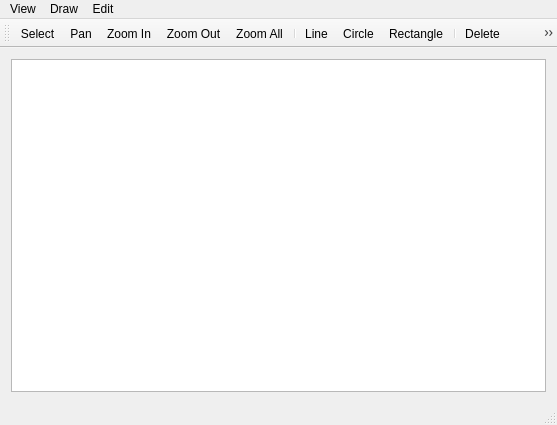
<?xml version="1.0" encoding="UTF-8"?>
<ui version="4.0">
 <class>MainWindow</class>
 <widget class="QMainWindow" name="MainWindow">
  <property name="geometry">
   <rect>
    <x>0</x>
    <y>0</y>
    <width>557</width>
    <height>425</height>
   </rect>
  </property>
  <property name="windowTitle">
   <string>MainWindow</string>
  </property>
  <widget class="QWidget" name="centralWidget">
   <property name="enabled">
    <bool>true</bool>
   </property>
   <property name="sizePolicy">
    <sizepolicy hsizetype="Expanding" vsizetype="Expanding">
     <horstretch>0</horstretch>
     <verstretch>0</verstretch>
    </sizepolicy>
   </property>
   <layout class="QHBoxLayout" name="horizontalLayout">
    <item>
     <widget class="QGraphicsView" name="graphicsView"/>
    </item>
   </layout>
  </widget>
  <widget class="QMenuBar" name="menuBar">
   <property name="geometry">
    <rect>
     <x>0</x>
     <y>0</y>
     <width>557</width>
     <height>22</height>
    </rect>
   </property>
   <widget class="QMenu" name="menuDraw">
    <property name="title">
     <string>Draw</string>
    </property>
    <addaction name="actionLine"/>
    <addaction name="actionRectangle"/>
    <addaction name="actionCircle"/>
   </widget>
   <widget class="QMenu" name="menuView">
    <property name="title">
     <string>View</string>
    </property>
    <addaction name="actionSelect"/>
    <addaction name="actionPan"/>
    <addaction name="actionZoom_In"/>
    <addaction name="actionZoom_Out"/>
    <addaction name="actionZoom_All"/>
   </widget>
   <widget class="QMenu" name="menuEdit">
    <property name="title">
     <string>Edit</string>
    </property>
    <addaction name="actionUndo"/>
    <addaction name="actionRedo"/>
    <addaction name="actionDelete"/>
    <addaction name="actionChange_Color"/>
   </widget>
   <addaction name="menuView"/>
   <addaction name="menuDraw"/>
   <addaction name="menuEdit"/>
  </widget>
  <widget class="QToolBar" name="mainToolBar">
   <attribute name="toolBarArea">
    <enum>TopToolBarArea</enum>
   </attribute>
   <attribute name="toolBarBreak">
    <bool>false</bool>
   </attribute>
   <addaction name="actionSelect"/>
   <addaction name="actionPan"/>
   <addaction name="actionZoom_In"/>
   <addaction name="actionZoom_Out"/>
   <addaction name="actionZoom_All"/>
   <addaction name="separator"/>
   <addaction name="actionLine"/>
   <addaction name="actionCircle"/>
   <addaction name="actionRectangle"/>
   <addaction name="separator"/>
   <addaction name="actionDelete"/>
   <addaction name="actionUndo"/>
   <addaction name="actionRedo"/>
   <addaction name="actionChange_Color"/>
  </widget>
  <widget class="QStatusBar" name="statusBar"/>
  <action name="actionLine">
   <property name="checkable">
    <bool>true</bool>
   </property>
   <property name="icon">
    <iconset resource="resources.qrc">
     <normaloff>:/Icons/Icons/rectangle.png</normaloff>:/Icons/Icons/rectangle.png</iconset>
   </property>
   <property name="text">
    <string>Line</string>
   </property>
  </action>
  <action name="actionRectangle">
   <property name="checkable">
    <bool>true</bool>
   </property>
   <property name="icon">
    <iconset resource="resources.qrc">
     <normaloff>:/Icons/Icons/line.png</normaloff>:/Icons/Icons/line.png</iconset>
   </property>
   <property name="text">
    <string>Rectangle</string>
   </property>
  </action>
  <action name="actionCircle">
   <property name="checkable">
    <bool>true</bool>
   </property>
   <property name="icon">
    <iconset resource="resources.qrc">
     <normaloff>:/Icons/Icons/circle.png</normaloff>:/Icons/Icons/circle.png</iconset>
   </property>
   <property name="text">
    <string>Circle</string>
   </property>
  </action>
  <action name="actionSelect">
   <property name="checkable">
    <bool>true</bool>
   </property>
   <property name="icon">
    <iconset resource="resources.qrc">
     <normaloff>:/Icons/Icons/move.png</normaloff>:/Icons/Icons/move.png</iconset>
   </property>
   <property name="text">
    <string>Select</string>
   </property>
  </action>
  <action name="actionPan">
   <property name="checkable">
    <bool>true</bool>
   </property>
   <property name="icon">
    <iconset resource="resources.qrc">
     <normaloff>:/Icons/Icons/pan.png</normaloff>:/Icons/Icons/pan.png</iconset>
   </property>
   <property name="text">
    <string>Pan</string>
   </property>
  </action>
  <action name="actionZoom_In">
   <property name="icon">
    <iconset resource="resources.qrc">
     <normaloff>:/Icons/Icons/zoomin.png</normaloff>:/Icons/Icons/zoomin.png</iconset>
   </property>
   <property name="text">
    <string>Zoom In</string>
   </property>
  </action>
  <action name="actionZoom_Out">
   <property name="icon">
    <iconset resource="resources.qrc">
     <normaloff>:/Icons/Icons/zoomout.png</normaloff>:/Icons/Icons/zoomout.png</iconset>
   </property>
   <property name="text">
    <string>Zoom Out</string>
   </property>
  </action>
  <action name="actionZoom_All">
   <property name="icon">
    <iconset resource="resources.qrc">
     <normaloff>:/Icons/Icons/zoomall.png</normaloff>:/Icons/Icons/zoomall.png</iconset>
   </property>
   <property name="text">
    <string>Zoom All</string>
   </property>
  </action>
  <action name="actionUndo">
   <property name="icon">
    <iconset resource="resources.qrc">
     <normaloff>:/Icons/Icons/undo.png</normaloff>:/Icons/Icons/undo.png</iconset>
   </property>
   <property name="text">
    <string>Undo</string>
   </property>
  </action>
  <action name="actionRedo">
   <property name="icon">
    <iconset resource="resources.qrc">
     <normaloff>:/Icons/Icons/redo.png</normaloff>:/Icons/Icons/redo.png</iconset>
   </property>
   <property name="text">
    <string>Redo</string>
   </property>
  </action>
  <action name="actionDelete">
   <property name="icon">
    <iconset resource="resources.qrc">
     <normaloff>:/Icons/Icons/delete.png</normaloff>:/Icons/Icons/delete.png</iconset>
   </property>
   <property name="text">
    <string>Delete</string>
   </property>
  </action>
  <action name="actionChange_Color">
   <property name="icon">
    <iconset resource="resources.qrc">
     <normaloff>:/Icons/Icons/color.png</normaloff>:/Icons/Icons/color.png</iconset>
   </property>
   <property name="text">
    <string>Change Color</string>
   </property>
  </action>
 </widget>
 <layoutdefault spacing="6" margin="11"/>
 <resources>
  <include location="resources.qrc"/>
 </resources>
 <connections/>
</ui>
